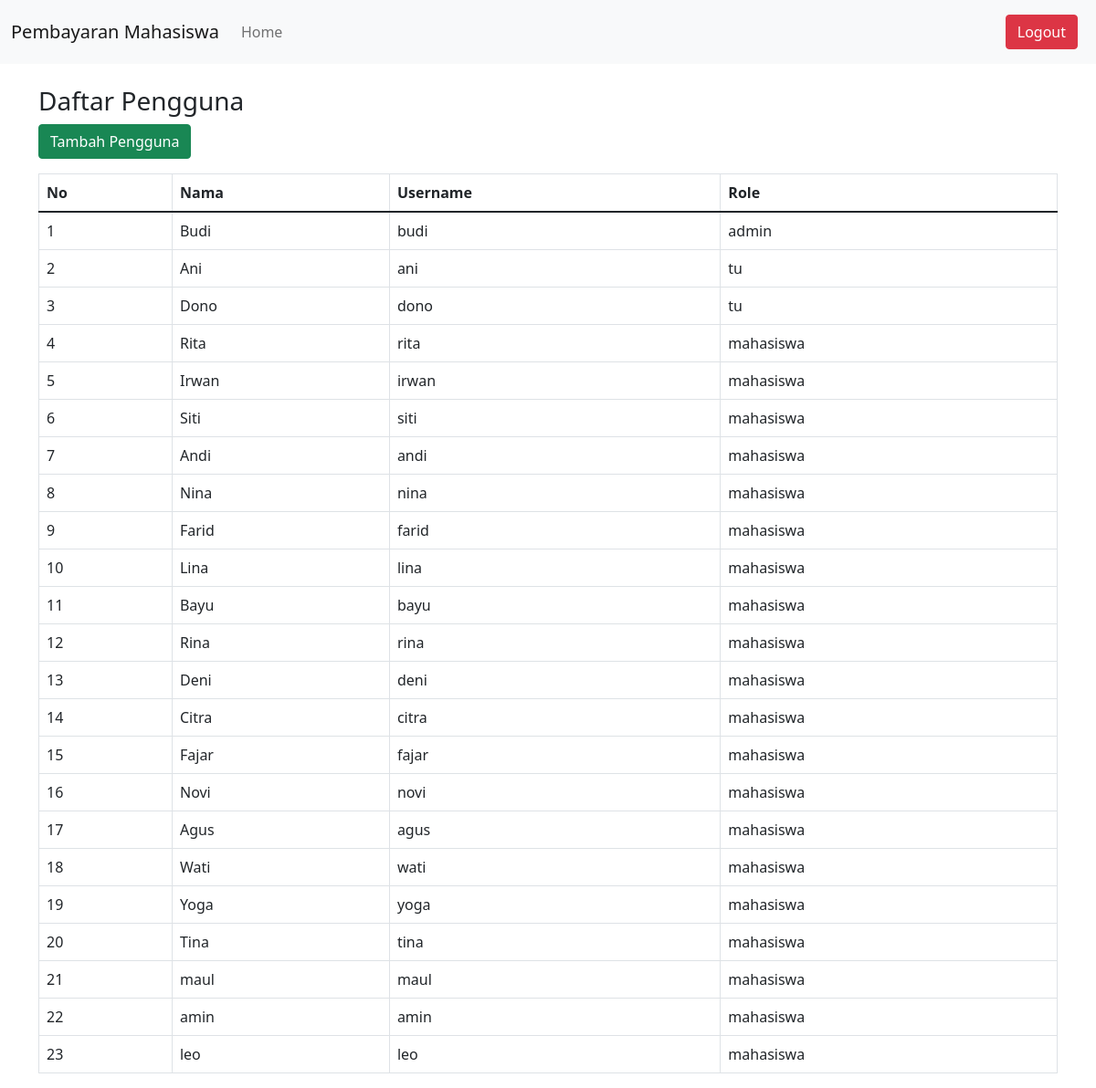
Screenshot of /daftar_pengguna.php with the database file from the repository.
### tables this page shows
CREATE TABLE `users` (
  `id_user` int(11) NOT NULL,
  `nama` varchar(100) NOT NULL,
  `username` varchar(50) NOT NULL,
  `password` varchar(255) NOT NULL,
  `role` enum('admin','tu','dosen','mahasiswa') NOT NULL
);

### daftar_pengguna.php (the view, shortened to what this page needs)
<?php
include 'db.php';
$sql = "
    SELECT id_user, nama, username, role
    FROM users
";
$result = $conn->query($sql);
$users = [];
if ($result && $result->num_rows > 0) {
    while ($row = $result->fetch_assoc()) {
        $users[] = $row;
    }
}
?>
<!DOCTYPE html>
<html lang="en">
<head>
    <link href="https://cdn.jsdelivr.net/npm/bootstrap@5.1.3/dist/css/bootstrap.min.css" rel="stylesheet">
</head>
<body>
    <?php include 'navbar.php'; ?>
    <div class="container mt-4">
        <h3>Daftar Pengguna</h3>
        <a href="tambah_user.php" class="btn btn-success mb-3">Tambah Pengguna</a>
        <table class="table table-bordered">
            <thead>
                <tr>
                    <th>No</th>
                    <th>Nama</th>
                    <th>Username</th>
                    <th>Role</th>
                </tr>
            </thead>
            <tbody>
                <?php if (!empty($users)): ?>
                    <?php foreach ($users as $index => $user): ?>
                        <tr>
                            <td><?= $index + 1; ?></td>
                            <td><?= htmlspecialchars($user['nama']); ?></td>
                            <td><?= htmlspecialchars($user['username']); ?></td>
                            <td><?= htmlspecialchars($user['role']); ?></td>
                        </tr>
                    <?php endforeach; ?>
                <?php else: ?>
                    <tr>
                        <td colspan="5" class="text-center">Tidak ada data pengguna yang ditemukan.</td>
                    </tr>
                <?php endif; ?>
            </tbody>
        </table>
    </div>
</body>
</html>

### navbar.php (shortened to what this page needs)
<nav class="navbar navbar-expand-lg navbar-light bg-light">
    <div class="container-fluid">
        <a class="navbar-brand" href="index.php">Pembayaran Mahasiswa</a>
        <div class="collapse navbar-collapse" id="navbarNav">
            <ul class="navbar-nav me-auto">
                <li class="nav-item">
                    <a class="nav-link" href="index.php">Home</a>
                </li>
            </ul>
            <ul class="navbar-nav ms-auto">
                <li class="nav-item">
                    <a class="nav-link" href="logout.php"><button class="btn btn-danger">Logout</button></a>
                </li>
            </ul>
        </div>
    </div>
</nav>

### rows the page displays
users: nama "Budi", username "budi", role "admin"
users: nama "Ani", username "ani", role "tu"
users: nama "Dono", username "dono", role "tu"
users: nama "Rita", username "rita", role "mahasiswa"
users: nama "Irwan", username "irwan", role "mahasiswa"
users: nama "Siti", username "siti", role "mahasiswa"
users: nama "Andi", username "andi", role "mahasiswa"
users: nama "Nina", username "nina", role "mahasiswa"
users: nama "Farid", username "farid", role "mahasiswa"
users: nama "Lina", username "lina", role "mahasiswa"
users: nama "Bayu", username "bayu", role "mahasiswa"
users: nama "Rina", username "rina", role "mahasiswa"
users: nama "Deni", username "deni", role "mahasiswa"
users: nama "Citra", username "citra", role "mahasiswa"
users: nama "Fajar", username "fajar", role "mahasiswa"
users: nama "Novi", username "novi", role "mahasiswa"
users: nama "Agus", username "agus", role "mahasiswa"
users: nama "Wati", username "wati", role "mahasiswa"
users: nama "Yoga", username "yoga", role "mahasiswa"
users: nama "Tina", username "tina", role "mahasiswa"
users: nama "maul", username "maul", role "mahasiswa"
users: nama "amin", username "amin", role "mahasiswa"
users: nama "leo", username "leo", role "mahasiswa"
